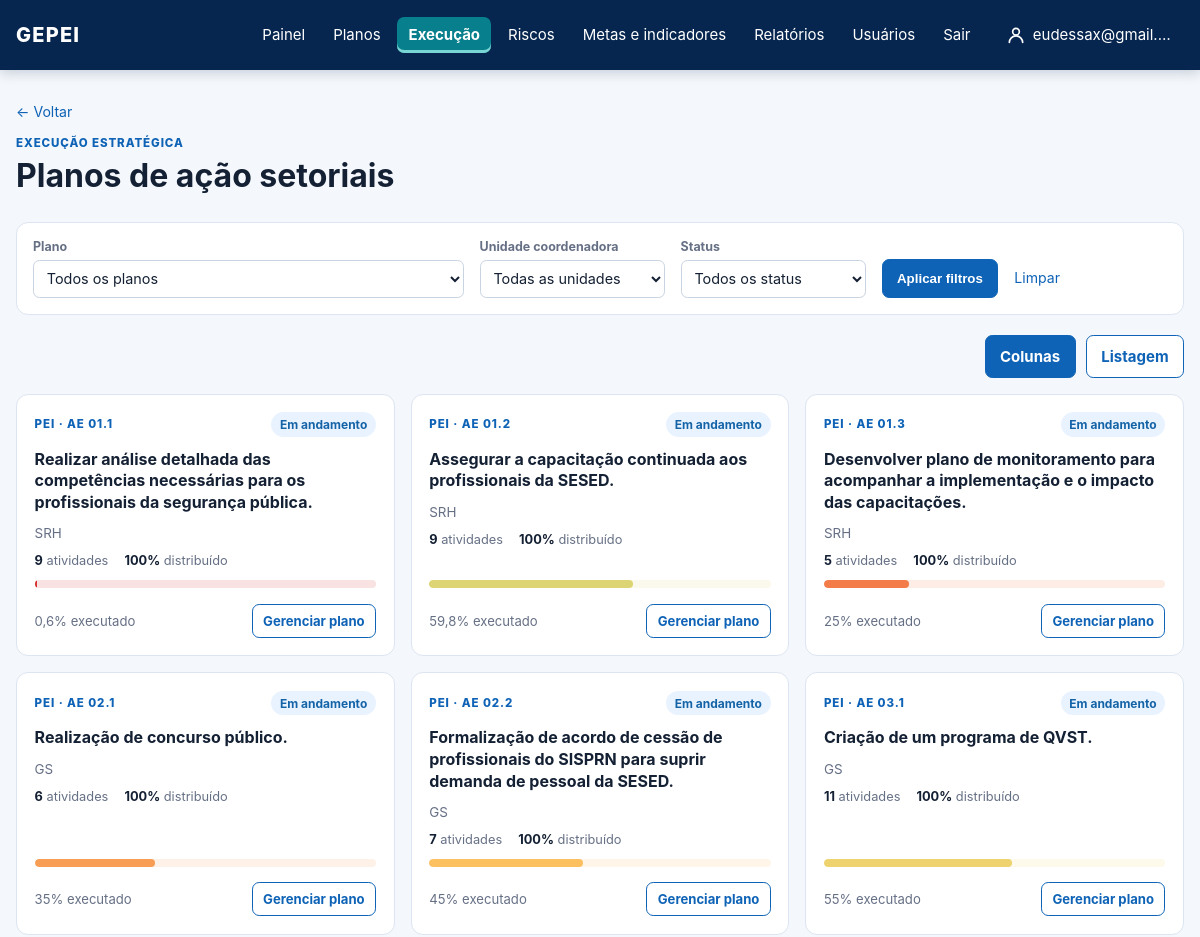
Before: /planos-de-acao/ (signed in, upper part) with the older database file.
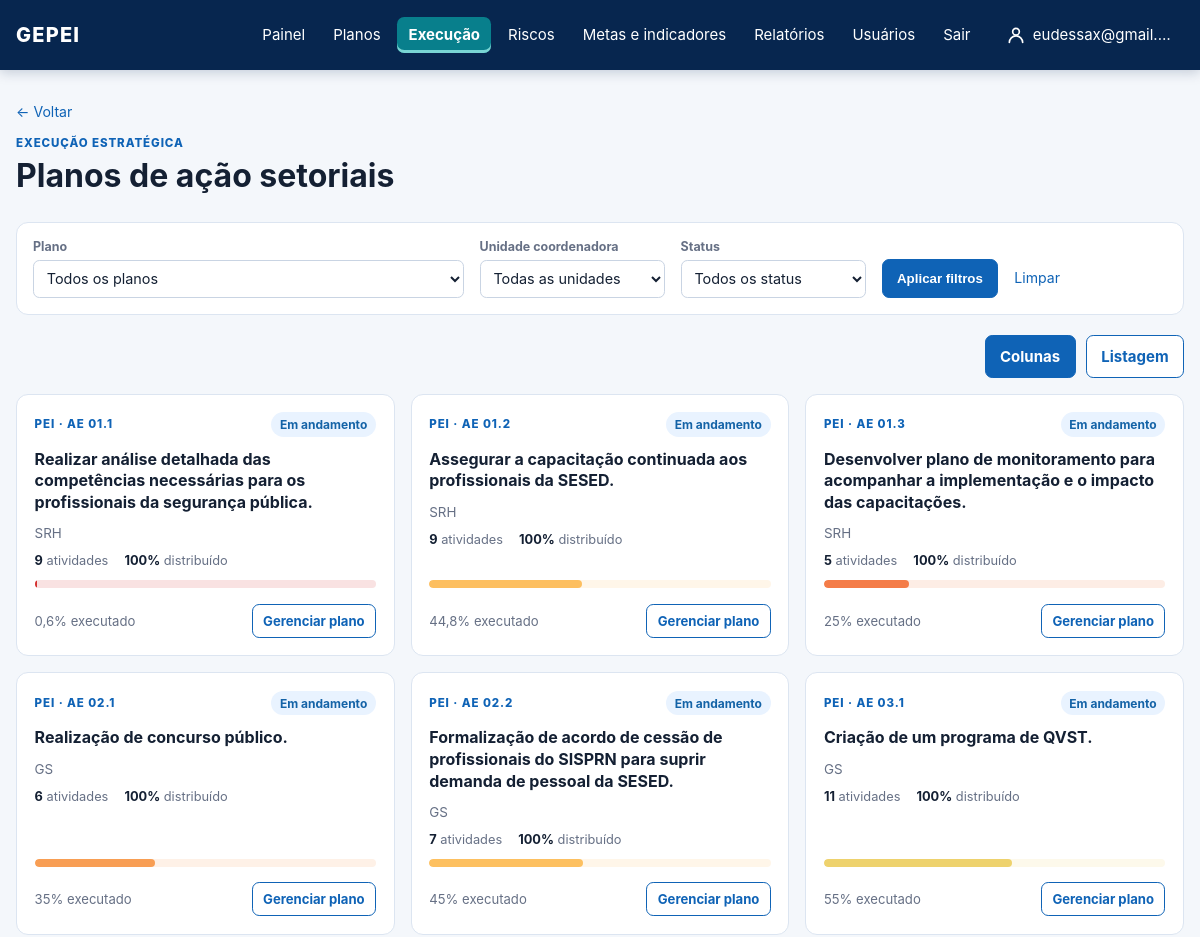
After: the same page with the newer database file.
### core/models.py (models this page shows, shortened)
class StrategicAction(models.Model):
    class Status(models.TextChoices):
        NOT_STARTED = "NAO_INICIADA", "Não iniciada"
        IN_PROGRESS = "EM_ANDAMENTO", "Em andamento"
        COMPLETED = "CONCLUIDA", "Concluída"
        DELAYED = "ATRASADA", "Atrasada"
        BLOCKED = "BLOQUEADA", "Bloqueada"
        SUSPENDED = "SUSPENSA", "Suspensa"
    artifact = models.ForeignKey(PlanArtifact, on_delete=models.PROTECT, related_name="actions")
    coordinating_unit = models.ForeignKey(OrganizationalUnit, on_delete=models.PROTECT)
    code = models.CharField(max_length=30)
    title = models.CharField(max_length=255)
    description = models.TextField(blank=True)
    due_date = models.DateField(
        null=True,
        blank=True,
        help_text="Preenchido no cronograma operacional; não é inferido da vigência do PEI.",
    )
    status = models.CharField(max_length=15, choices=Status.choices, default=Status.NOT_STARTED)
    progress = models.DecimalField(max_digits=5, decimal_places=2, default=0)
    funding_sources = models.CharField(max_length=255, blank=True)
    participating_units = models.ManyToManyField(OrganizationalUnit, related_name="participating_actions", blank=True)

class PlanArtifact(models.Model):
    class ArtifactType(models.TextChoices):
        DIMENSION = "DIMENSAO", "Dimensão BSC"
        AXIS = "EIXO", "Eixo Estratégico"
        OBJECTIVE = "OBJETIVO", "Objetivo Estratégico"
        PROJECT = "PROJETO", "Projeto Estratégico"
    plan = models.ForeignKey(Plan, on_delete=models.CASCADE, related_name="artifacts")
    parent = models.ForeignKey("self", null=True, blank=True, on_delete=models.CASCADE)
    artifact_type = models.CharField(max_length=12, choices=ArtifactType.choices)
    code = models.CharField(max_length=30, blank=True)
    title = models.CharField(max_length=255)
    description = models.TextField(blank=True)

class Plan(models.Model):
    class PlanType(models.TextChoices):
        PEI = "PEI", "PEI"
        PESP = "PESP", "PESP"
        PPA = "PPA", "PPA"
        OTHER = "OUTRO", "Outro"
    name = models.CharField(max_length=180)
    acronym = models.CharField(max_length=30)
    plan_type = models.CharField(max_length=10, choices=PlanType.choices)
    start_date = models.DateField()
    end_date = models.DateField()
    active = models.BooleanField(default=True)

class OrganizationalUnit(models.Model):
    class UnitType(models.TextChoices):
        ORGAN = "ORGAO", "Órgão"
        UNIT = "UNIDADE", "Unidade"
        SECTOR = "SETOR", "Setor"
    organization = models.ForeignKey(Organization, on_delete=models.PROTECT)
    parent = models.ForeignKey("self", null=True, blank=True, on_delete=models.PROTECT)
    name = models.CharField(max_length=180)
    acronym = models.CharField(max_length=30, blank=True)
    unit_type = models.CharField(max_length=10, choices=UnitType.choices)

### core/views.py (the view)
# urls.py: path("planos-de-acao/", views.action_plan_list, name="action_plan_list"),
@login_required
@permission_required("core.view_actionplan", raise_exception=True)
def action_plan_list(request):
    plans = Plan.objects.filter(active=True).order_by("acronym")
    units = view_scope_units(OrganizationalUnit.objects.order_by("name"), request.user)
    actions = view_scope_actions(
        StrategicAction.objects.select_related("artifact", "artifact__plan", "coordinating_unit"), request.user
    ).annotate(
        activity_count=Count("action_plan__activities"),
        allocated_weight=Sum("action_plan__activities__weight"),
        activity_progress=Avg("action_plan__activities__progress"),
    )
    selected_plan = request.GET.get("plan", "")
    selected_unit = selected_unit_for_request(request)
    selected_status = request.GET.get("status", "")
    if selected_plan.isdigit():
        actions = actions.filter(artifact__plan_id=selected_plan)
    if selected_unit.isdigit():
        actions = actions.filter(coordinating_unit_id=selected_unit)
    if selected_status in StrategicAction.Status.values:
        actions = actions.filter(status=selected_status)
    if request.GET.get("objective", "").isdigit():
        actions = actions.filter(artifact_id__in=_objective_artifact_ids(request.GET["objective"]))
    if request.GET.get("overdue") == "1":
        actions = actions.filter(due_date__lt=timezone.localdate()).exclude(
            status__in=[StrategicAction.Status.COMPLETED, StrategicAction.Status.SUSPENDED]
        )
    display_mode = "list" if request.GET.get("view") == "list" else "columns"
    display_query = request.GET.copy()
    display_query["unit"] = selected_unit
    display_query["view"] = "columns"
    columns_url = "?" + display_query.urlencode()
    display_query["view"] = "list"
    list_url = "?" + display_query.urlencode()
    actions = list(actions.order_by("artifact__code", "code"))
    writable_ids = set(scope_actions(
        StrategicAction.objects.filter(pk__in=[action.pk for action in actions]), request.user
    ).values_list("pk", flat=True))
    can_manage_plans = any(request.user.has_perm(f"core.{codename}") for codename in (
        "add_actionplan", "add_activity", "change_activity", "delete_activity",
    ))
    for action in actions:
        action.can_write = action.pk in writable_ids and can_manage_plans
    return render(
        request,
        "core/action_plan_list.html",
        {
            "display_mode": display_mode,
            "columns_url": columns_url,
            "list_url": list_url,
            "actions": actions,
            "plans": plans,
            "units": units,
            "actions_status_choices": StrategicAction.Status.choices,
            "selected_plan": selected_plan,
            "selected_unit": selected_unit,
            "selected_status": selected_status,
        },
    )

### core/context_processors.py (called while the page is built)
def navigation_plans(request):
    if not request.user.is_authenticated:
        return {"navigation_plans": []}
    return {"navigation_plans": Plan.objects.order_by("acronym", "name")}

### core/permissions.py (called while the page is built, shortened)
def is_administrator(user):
    if user.is_superuser:
        return True
    return user.groups.filter(name__iexact=ADMINISTRATOR_GROUP_NAME).exists()

def user_unit_ids(user, for_view=False):
    if is_administrator(user) or (for_view and user.has_perm("core.view_other_units")):
        return None

def scope_units(queryset, user, for_view=False):
    ids = user_unit_ids(user, for_view=for_view)
    return queryset if ids is None else queryset.filter(pk__in=ids)

def scope_actions(queryset, user, for_view=False):
    ids = user_unit_ids(user, for_view=for_view)
    if ids is None:
        return queryset

def selected_unit_for_request(request):
    ids = user_unit_ids(request.user)
    requested = request.GET.get("unit", "")
    if ids is None:
        return requested

def view_scope_actions(queryset, user):
    return scope_actions(queryset, user, for_view=True)

def view_scope_units(queryset, user):
    return scope_units(queryset, user, for_view=True)

### templates/core/action_plan_list.html (shortened to what the changed rows need)
{% extends "base.html" %}
{% load progress %}
{% block content %}
  <section class="page-heading dashboard-heading">
    <div>
      <h1>Planos de ação setoriais</h1>
    </div>
  </section>
  {% if display_mode == "list" %}
    <section class="panel execution-list" aria-label="Listagem de planos de ação">
      <div class="responsive-table"><table>
        <thead><tr><th>Plano / Ação</th><th>Unidade</th><th>Atividades</th><th>Prazo</th><th>Peso distribuído</th><th>Execução</th><th>Situação</th><th></th></tr></thead>
        <tbody>{% for action in actions %}<tr>
          <td><a href="{% url 'action_plan_detail' action.id %}"><strong>{{ action.artifact.plan.acronym }} · {{ action.code }}</strong><span>{{ action.title }}</span></a></td>
          <td>{{ action.coordinating_unit.acronym|default:action.coordinating_unit.name }}</td>
          <td>{{ action.activity_count }}</td><td>{{ action.due_date|date:"d/m/Y"|default:"A definir" }}</td>
          <td>{{ action.allocated_weight|default:0|floatformat:"-1" }}%</td>
          <td>{% progress_bar action.progress "table-progress" %}<small>{{ action.progress|floatformat:"-1" }}%</small></td>
          <td><span class="chip chip-{{ action.status|lower }}">{{ action.get_status_display }}</span></td>
          <td><a class="{% if action.can_write %}button button-secondary{% else %}row-icon{% endif %}" href="{% url 'action_plan_detail' action.id %}"{% if not action.can_write %} title="Visualizar plano" aria-label="Visualizar plano"{% endif %}>{% if action.can_write %}Abrir plano{% else %}{% include "core/_record_icon.html" with icon="view" %}{% endif %}</a></td>
        </tr>{% empty %}<tr><td colspan="8">Nenhuma ação encontrada. Altere os filtros.</td></tr>{% endfor %}</tbody>
      </table></div>
    </section>
  {% else %}
  <section class="action-cards">
    {% for action in actions %}
      <article class="action-card">
        <div class="action-card-top"><span class="eyebrow">{{ action.artifact.plan.acronym }} · {{ action.code }}</span><span class="chip chip-{{ action.status|lower }}">{{ action.get_status_display }}</span></div>
        <h2>{{ action.title }}</h2>
        <p class="action-card-unit">{{ action.coordinating_unit.acronym|default:action.coordinating_unit.name }}</p>
        <div class="card-meta"><span><strong>{{ action.activity_count }}</strong> atividade{{ action.activity_count|pluralize:"s" }}</span><span><strong>{{ action.allocated_weight|default:0|floatformat:"-1" }}%</strong> distribuído</span></div>
        {% progress_bar action.progress %}
        <div class="card-footer"><span>{{ action.progress|floatformat:"-1" }}% executado</span><a class="{% if action.can_write %}button button-secondary{% else %}row-icon{% endif %}" href="{% url 'action_plan_detail' action.id %}"{% if not action.can_write %} title="Visualizar plano" aria-label="Visualizar plano"{% endif %}>{% if not action.can_write %}{% include "core/_record_icon.html" with icon="view" %}{% elif action.activity_count %}Gerenciar plano{% else %}Iniciar plano{% endif %}</a></div>
      </article>
    {% empty %}
      <div class="empty-state large-empty"><strong>Nenhuma ação encontrada.</strong><span>Altere os filtros ou carregue ações estratégicas no PEI.</span></div>
    {% endfor %}
  </section>
  {% endif %}
{% endblock %}

Changed rows visible on the page:
changed StrategicAction "Assegurar a capacitação continuada aos profissionais da SESED.": progress "59,8" → "44,8"
